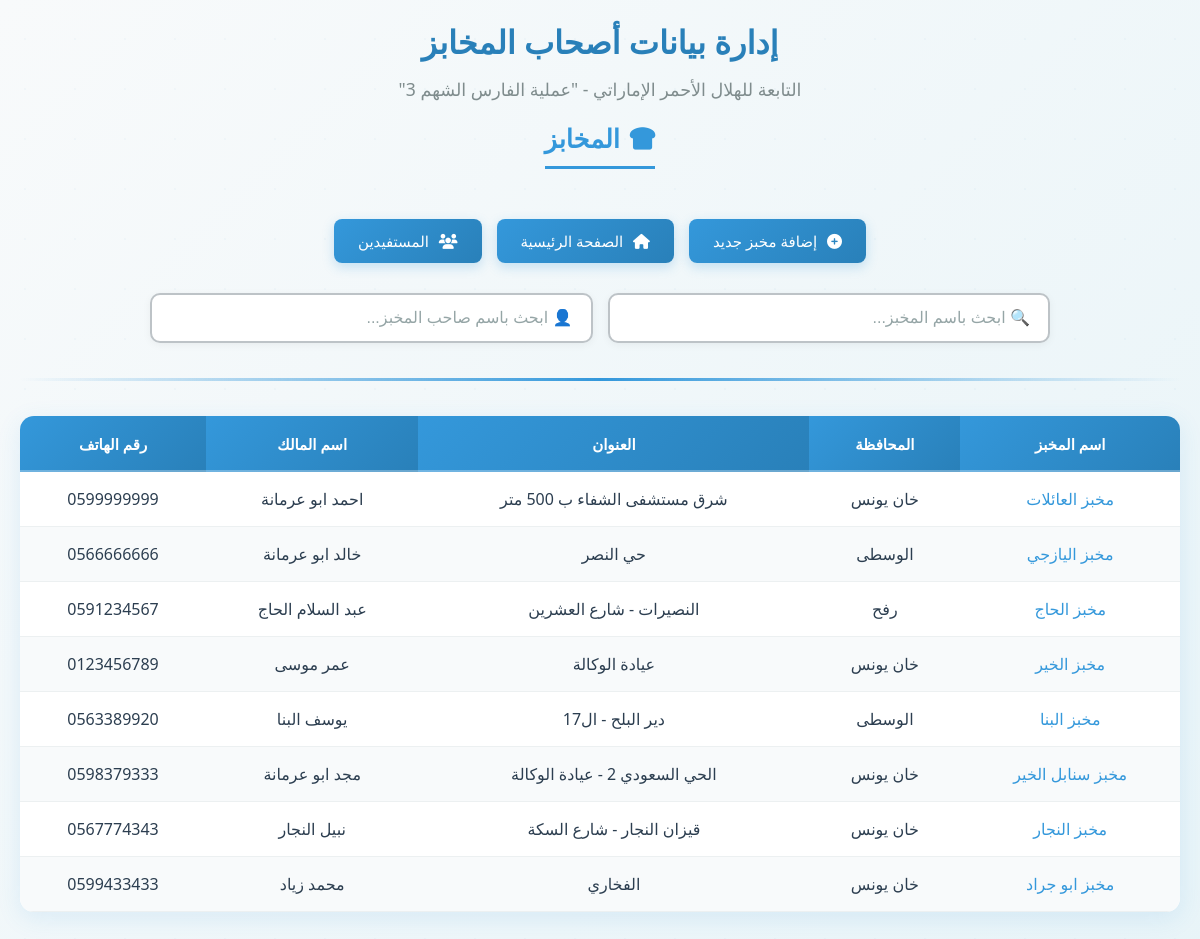
Page /makhabez/ (signed in) on the committed database.
### manegementdata/models.py (models this page shows, shortened)
class Makhbaz(models.Model):
    name = models.CharField(max_length=200, verbose_name="اسم المخبز", null=True, blank=True)
    governorate = models.CharField(
        max_length=50,
        choices=GOVERNORATE_CHOICES,
        verbose_name="المحافظة",
        null=True,
        blank=True
    )
    address = models.CharField(max_length=300, verbose_name="العنوان بالتفصيل", null=True, blank=True)
    owner_name = models.CharField(max_length=200, verbose_name="اسم صاحب المخبز", null=True, blank=True)
    owner_id = models.CharField(
        max_length=9,
        validators=[RegexValidator(r'^\d{9}$', "رقم الهوية يجب أن يكون 9 أرقام")],
        verbose_name="رقم هوية صاحب المخبز",
        null=True, blank=True
    )
    mobile_number = models.CharField(
        max_length=10,
        validators=[RegexValidator(r'^\d{10}$', "رقم الجوال يجب أن يكون 10 أرقام")],
        verbose_name="رقم الجوال",
        null=True, blank=True
    )
    coordinates = models.CharField(
        max_length=50,
        verbose_name="إحداثيات الموقع",
        null=True, blank=True
    )
    OVEN_TYPE_CHOICES = [
        ("فرن طينة", "مخبز بدائي (فرن طينة)"),
        ("يدوي دوار", "يدوي دوار"),
        ("نص آلي", "نص آلي"),
        ("آلي", "آلي"),
    ]
    oven_type = models.CharField(
        max_length=20,
        choices=OVEN_TYPE_CHOICES,
        verbose_name="نوع الفرن / المخبز",
        null=True, blank=True
    )
    production_capacity = models.PositiveIntegerField(
        verbose_name="القدرة الإنتاجية اليومية (كيلو)",
        null=True, blank=True
    )
    CONTRACT_TYPE_CHOICES = [
        ("مجاني", "مخبز مجاني"),
        ("مدعم", "مخبز مدعوم"),
    ]
    contract_type = models.CharField(
        max_length=10,
        choices=CONTRACT_TYPE_CHOICES,
        verbose_name="طبيعة التعاقد",
        null=True, blank=True
    )
    STATUS_CHOICES = [
        ("فعال", "فعال"),
        ("متوقف", "متوقف"),
    ]
    status = models.CharField(
        max_length=10,
        choices=STATUS_CHOICES,
        verbose_name="حالة المخبز",
        null=True, blank=True
    )
    created_at = models.DateField(auto_now_add=True, verbose_name="تاريخ الإنشاء")

### manegementdata/views.py (the view)
# urls.py: path("makhabez/", views.makhabez_list, name="makhabez_list"),
@login_required(login_url='login')
def makhabez_list(request):
    makhabiz = Makhbaz.objects.all()
    return render(request, "makhabez_list.html", {"makhabiz": makhabiz})

### manegementdata/templates/makhabez_list.html (shortened to what this page needs)
{% load static %}
<!DOCTYPE html>
<html lang="ar" dir="rtl">
<head>
    <link rel="stylesheet" href="https://cdnjs.cloudflare.com/ajax/libs/font-awesome/6.5.0/css/all.min.css">
</head>
<body>
    <div class="container">
        <header class="header">
            <h1>إدارة بيانات أصحاب المخابز</h1>
            <p class="subtitle">التابعة للهلال الأحمر الإماراتي - "عملية الفارس الشهم 3"</p>
            <h2><i class="fas fa-bread-slice" style="margin-left: 10px;"></i>المخابز</h2>
        </header>
        <nav class="nav-buttons">
            <a href="{% url 'add_new_makhbaz' %}" class="nav-btn">
                <i class="fas fa-plus-circle" style="margin-left: 6px;"></i>
                إضافة مخبز جديد
            </a>
            <a href="{% url 'index' %}" class="nav-btn">
                <i class="fas fa-home" style="margin-left: 6px;"></i>
                الصفحة الرئيسية
            </a>
            <a href="#" class="nav-btn">
                <i class="fas fa-users" style="margin-left: 6px;"></i>
                المستفيدين
            </a>
        </nav>
        <div class="search-container">
            <div class="search-wrapper">
                <input
                    type="text"
                    id="searchBoxName"
                    class="search-box"
                    placeholder="🔍 ابحث باسم المخبز..."
                    onkeyup="filterTable()"
                >
            </div>
            <div class="search-wrapper">
                <input
                    type="text"
                    id="searchBoxOwner"
                    class="search-box"
                    placeholder="👤 ابحث باسم صاحب المخبز..."
                    onkeyup="filterTable()"
                >
            </div>
        </div>
        <div class="divider"></div>
        <section class="table-section">
            <div class="table-wrapper">
                <table class="data-table" id="makhabezTable">
                    <thead>
                        <tr>
                            <th>اسم المخبز</th>
                            <th>المحافظة</th>
                            <th>العنوان</th>
                            <th>اسم المالك</th>
                            <th>رقم الهاتف</th>
                        </tr>
                    </thead>
                    <tbody>
                        {% for makhbez in makhabiz %}
                        <tr>
                            <td><a href="{% url 'makhabez_detail' makhbez.pk %}">{{ makhbez.name }}</a></td>
                            <td>{{ makhbez.governorate }}</td>
                            <td>{{ makhbez.address }}</td>
                            <td>{{ makhbez.owner_name }}</td>
                            <td>{{ makhbez.mobile_number }}</td>
                        </tr>
                        {% endfor %}
                    </tbody>
                </table>
            </div>
        </section>
    </div>
</body>
</html>

### manegementdata/templates/makhabez_list.html (style rules this page uses)
* { margin: 0; padding: 0; box-sizing: border-box; }
body { font-family: 'Segoe UI', Tahoma, Geneva, Verdana, sans-serif; background: linear-gradient(135deg, #f8fafb 0%, #e8f4f8 100%); color: #2c3e50; min-height: 100vh; padding: 20px; position: relative; overflow-x: hidden; }
body::before { content: ''; position: fixed; top: -50%; left: -50%; width: 200%; height: 200%; background: radial-gradient(circle, rgba(41, 128, 185, 0.03) 1px, transparent 1px); background-size: 50px 50px; animation: backgroundMove 20s linear infinite; z-index: 0; pointer-events: none; }
.container { max-width: 1200px; margin: 0 auto; position: relative; z-index: 1; }
.header { text-align: center; margin-bottom: 35px; animation: fadeInDown 0.8s ease-out; }
.header h1 { font-size: 2rem; color: #2980b9; margin-bottom: 12px; font-weight: 700; line-height: 1.4; animation: fadeIn 0.8s ease-out 0.2s both; }
.header .subtitle { color: #7f8c8d; font-size: 1.1rem; margin-bottom: 20px; animation: fadeIn 0.8s ease-out 0.3s both; }
.header h2 { font-size: 1.6rem; color: #3498db; margin-bottom: 15px; font-weight: 600; padding-bottom: 10px; border-bottom: 3px solid #3498db; display: inline-block; animation: fadeIn 0.8s ease-out 0.4s both; }
.nav-buttons { display: flex; justify-content: center; gap: 15px; margin-bottom: 30px; flex-wrap: wrap; animation: fadeInUp 0.8s ease-out 0.3s both; }
.nav-btn { padding: 12px 24px; background: linear-gradient(135deg, #3498db 0%, #2980b9 100%); color: white; border: none; border-radius: 8px; cursor: pointer; font-weight: 500; text-decoration: none; transition: all 0.3s ease; font-size: 15px; box-shadow: 0 4px 12px rgba(52, 152, 219, 0.25); position: relative; overflow: hidden; }
.nav-btn::before { content: ''; position: absolute; top: 0; left: -100%; width: 100%; height: 100%; background: linear-gradient(90deg, transparent, rgba(255, 255, 255, 0.2), transparent); transition: left 0.5s ease; }
.search-container { max-width: 900px; margin: 0 auto 35px; display: flex; gap: 15px; flex-wrap: wrap; animation: fadeIn 0.8s ease-out 0.5s both; }
.search-wrapper { flex: 1; min-width: 250px; }
.search-box { width: 100%; padding: 14px 18px; font-size: 16px; border: 2px solid #bdc3c7; border-radius: 10px; outline: none; transition: all 0.3s ease; background: white; box-shadow: 0 2px 8px rgba(0, 0, 0, 0.05); }
.search-box::placeholder { color: #95a5a6; }
.divider { height: 3px; background: linear-gradient(to right, transparent, #3498db, transparent); margin: 35px 0; animation: expandWidth 1s ease-out 0.6s both; }
.table-section { background: white; border-radius: 14px; overflow: hidden; box-shadow: 0 6px 24px rgba(52, 152, 219, 0.12); margin-bottom: 40px; animation: fadeInUp 0.8s ease-out 0.7s both; }
.table-wrapper { overflow-x: auto; }
.data-table { width: 100%; border-collapse: collapse; }
.data-table th { background: linear-gradient(135deg, #3498db, #2980b9); color: white; padding: 18px 16px; font-weight: 600; text-align: center; font-size: 15px; white-space: nowrap; position: relative; }
.data-table th::after { content: ''; position: absolute; bottom: 0; left: 0; width: 100%; height: 2px; background: rgba(255, 255, 255, 0.3); }
.data-table td { padding: 16px; border-bottom: 1px solid #ecf0f1; text-align: center; transition: background-color 0.2s ease; }
.data-table tbody tr { animation: fadeIn 0.5s ease-out both; }
.data-table tbody tr:nth-child(1) { animation-delay: 0.1s; }
.data-table tbody tr:nth-child(2) { animation-delay: 0.15s; }
.data-table tbody tr:nth-child(3) { animation-delay: 0.2s; }
.data-table tbody tr:nth-child(4) { animation-delay: 0.25s; }
.data-table tbody tr:nth-child(5) { animation-delay: 0.3s; }
.data-table tbody tr:nth-child(even) { background-color: #f8fafb; }
.data-table a { color: #3498db; text-decoration: none; font-weight: 500; transition: all 0.3s ease; position: relative; display: inline-block; }
.data-table a::after { content: ''; position: absolute; bottom: -2px; left: 0; width: 0; height: 2px; background: #2980b9; transition: width 0.3s ease; }

### rows in the picture
Makhbaz: name "مخبز العائلات", governorate "خان يونس", address "شرق مستشفى الشفاء ب 500 متر", owner_name "احمد ابو عرمانة", mobile_number "0599999999"
Makhbaz: name "مخبز اليازجي", governorate "الوسطى", address "حي النصر", owner_name "خالد ابو عرمانة", mobile_number "0566666666"
Makhbaz: name "مخبز الحاج", governorate "رفح", address "النصيرات - شارع العشرين", owner_name "عبد السلام الحاج", mobile_number "0591234567"
Makhbaz: name "مخبز الخير", governorate "خان يونس", address "عيادة الوكالة", owner_name "عمر موسى", mobile_number "0123456789"
Makhbaz: name "مخبز البنا", governorate "الوسطى", address "دير البلح - ال17", owner_name "يوسف البنا", mobile_number "0563389920"
Makhbaz: name "مخبز سنابل الخير", governorate "خان يونس", address "الحي السعودي 2 - عيادة الوكالة", owner_name "مجد ابو عرمانة", mobile_number "0598379333"
Makhbaz: name "مخبز النجار", governorate "خان يونس", address "قيزان النجار - شارع السكة", owner_name "نبيل النجار", mobile_number "0567774343"
Makhbaz: name "مخبز ابو جراد", governorate "خان يونس", address "الفخاري", owner_name "محمد زياد", mobile_number "0599433433"
